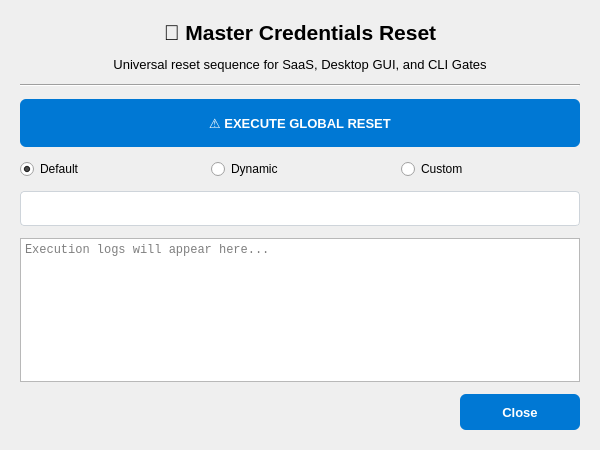
<?xml version="1.0" encoding="UTF-8"?>
<ui version="4.0">
 <class>ResetAdminDialog</class>
 <widget class="QDialog" name="ResetAdminDialog">
  <property name="styleSheet">
   <string notr="true">QGroupBox { font-size: 14px; font-weight: bold; color: #0078d4; border: 1px solid #ced4da; border-radius: 8px; margin-top: 15px; padding-top: 20px; background-color: #ffffff; }
QGroupBox::title { subcontrol-origin: margin; left: 15px; padding: 0 5px; }
QPushButton { background-color: #0078d4; color: white; border: none; padding: 10px 20px; border-radius: 6px; font-weight: bold; font-size: 13px; }
QLineEdit, QComboBox { padding: 8px; border: 1px solid #ced4da; border-radius: 4px; background-color: #ffffff; font-size: 13px; }
QLineEdit:focus, QComboBox:focus { border: 1px solid #0078d4; }</string>
  </property>
  <property name="geometry">
   <rect>
    <x>0</x>
    <y>0</y>
    <width>600</width>
    <height>450</height>
   </rect>
  </property>
  <property name="windowTitle">
   <string>🚀 Master Admin Reset</string>
  </property>
  <layout class="QVBoxLayout" name="verticalLayout">
   <property name="spacing">
    <number>12</number>
   </property>
   <property name="leftMargin">
    <number>20</number>
   </property>
   <property name="topMargin">
    <number>20</number>
   </property>
   <property name="rightMargin">
    <number>20</number>
   </property>
   <property name="bottomMargin">
    <number>20</number>
   </property>
   <item>
    <layout class="QVBoxLayout" name="verticalLayout_4">
     <item>
      <widget class="QLabel" name="header">
       <property name="font">
        <font>
         <family>Segoe UI</family>
         <pointsize>16</pointsize>
         <bold>true</bold>
        </font>
       </property>
       <property name="text">
        <string>🚀 Master Credentials Reset</string>
       </property>
       <property name="alignment">
        <set>Qt::AlignmentFlag::AlignCenter</set>
       </property>
      </widget>
     </item>
     <item>
      <widget class="QLabel" name="subtitle">
       <property name="font">
        <font>
         <family>Segoe UI</family>
         <pointsize>10</pointsize>
        </font>
       </property>
       <property name="text">
        <string>Universal reset sequence for SaaS, Desktop GUI, and CLI Gates</string>
       </property>
       <property name="alignment">
        <set>Qt::AlignmentFlag::AlignCenter</set>
       </property>
      </widget>
     </item>
     <item>
      <widget class="Line" name="separator">
       <property name="orientation">
        <enum>Qt::Orientation::Horizontal</enum>
       </property>
      </widget>
     </item>
     <item>
      <widget class="QPushButton" name="btn_reset">
       <property name="minimumSize">
        <size>
         <width>0</width>
         <height>48</height>
        </size>
       </property>
       <property name="font">
        <font>
         <family>Segoe UI</family>
         <pointsize>12</pointsize>
         <bold>true</bold>
        </font>
       </property>
       <property name="cursor">
        <cursorShape>PointingHandCursor</cursorShape>
       </property>
       <property name="text">
        <string>⚠️ EXECUTE GLOBAL RESET</string>
       </property>
      </widget>
     </item>
     <item>
      <layout class="QVBoxLayout" name="verticalLayout_2">
       <item>
        <layout class="QHBoxLayout" name="horizontalLayout_4">
         <item>
          <widget class="QRadioButton" name="radio_default">
           <property name="text">
            <string>Default</string>
           </property>
           <property name="checked">
            <bool>true</bool>
           </property>
          </widget>
         </item>
         <item>
          <widget class="QRadioButton" name="radio_random">
           <property name="text">
            <string>Dynamic</string>
           </property>
          </widget>
         </item>
         <item>
          <widget class="QRadioButton" name="radio_custom">
           <property name="text">
            <string>Custom</string>
           </property>
          </widget>
         </item>
        </layout>
       </item>
       <item>
        <widget class="QLineEdit" name="custom_pass">
         <property name="enabled">
          <bool>false</bool>
         </property>
        </widget>
       </item>
       <item>
        <widget class="QTextEdit" name="log_output">
         <property name="font">
          <font>
           <family>Consolas</family>
           <pointsize>9</pointsize>
          </font>
         </property>
         <property name="readOnly">
          <bool>true</bool>
         </property>
         <property name="placeholderText">
          <string>Execution logs will appear here...</string>
         </property>
        </widget>
       </item>
       <item>
        <layout class="QHBoxLayout" name="horizontalLayout">
         <item>
          <spacer name="horizontalSpacer">
           <property name="orientation">
            <enum>Qt::Orientation::Horizontal</enum>
           </property>
           <property name="sizeHint" stdset="0">
            <size>
             <width>40</width>
             <height>20</height>
            </size>
           </property>
          </spacer>
         </item>
         <item>
          <widget class="QPushButton" name="btn_close">
           <property name="minimumSize">
            <size>
             <width>120</width>
             <height>36</height>
            </size>
           </property>
           <property name="font">
            <font>
             <family>Segoe UI</family>
             <pointsize>10</pointsize>
            </font>
           </property>
           <property name="cursor">
            <cursorShape>PointingHandCursor</cursorShape>
           </property>
           <property name="text">
            <string>Close</string>
           </property>
          </widget>
         </item>
        </layout>
       </item>
      </layout>
     </item>
    </layout>
   </item>
  </layout>
 </widget>
 <resources/>
 <connections/>
</ui>
